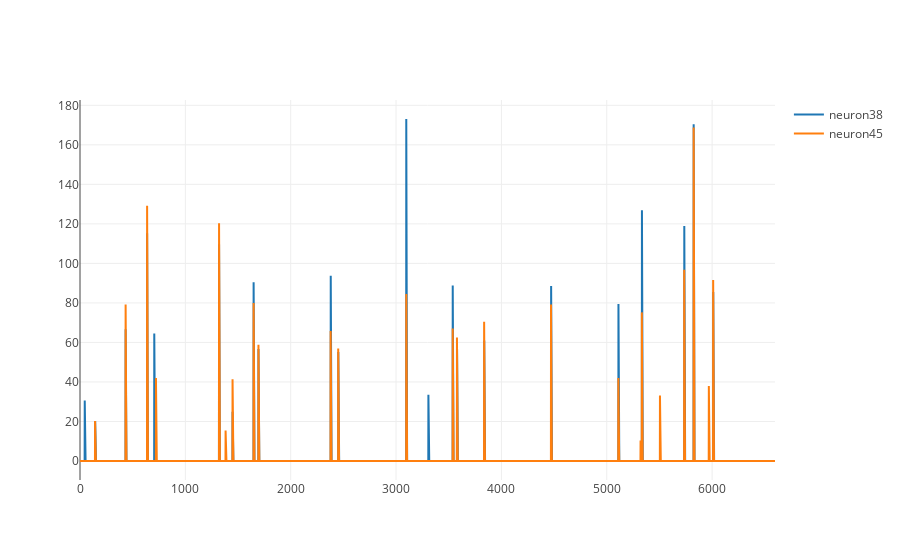

Here is the notebook cell this chart was saved with:
### Code cell
fe.neuron_line_plot(fe.auc_df, "neuron38", "neuron45")

### Figure 1 — Plotly figure (JSON) as saved in the notebook; plotly's stock layout.template omitted (floating-point values rounded to 4 significant figures; data arrays with more than 128 entries replaced by an {"elided": "..."} marker saying what was removed)
{"data": [{"name": "neuron38", "type": "scatter", "uid": "938050", "x": {"elided": "6598 int values"}, "y": {"elided": "6598 float values"}}, {"name": "neuron45", "type": "scatter", "uid": "bdcd81", "x": {"elided": "6598 int values"}, "y": {"elided": "6598 float values"}}], "layout": {"autosize": true, "xaxis": {"autorange": true, "range": [0, 6597], "type": "linear"}, "yaxis": {"autorange": true, "range": [-9.615, 182.7], "type": "linear"}}}
